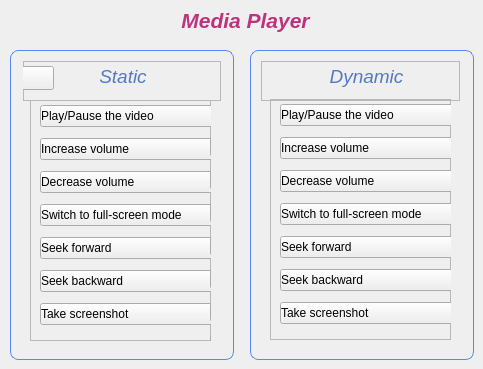
               <widget class="QWidget" name="Application_Gestures_Page1">
                <property name="styleSheet">
                 <string notr="true"/>
                </property>
                <widget class="QLabel" name="label_23">
                 <property name="geometry">
                  <rect>
                   <x>20</x>
                   <y>0</y>
                   <width>451</width>
                   <height>41</height>
                  </rect>
                 </property>
                 <property name="font">
                  <font>
                   <pointsize>16</pointsize>
                   <italic>true</italic>
                   <bold>true</bold>
                  </font>
                 </property>
                 <property name="styleSheet">
                  <string notr="true">color:rgb(190, 50, 125);</string>
                 </property>
                 <property name="text">
                  <string>Media Player</string>
                 </property>
                 <property name="alignment">
                  <set>Qt::AlignCenter</set>
                 </property>
                </widget>
                <widget class="QWidget" name="Applications_Page1_Right_Widget" native="true">
                 <property name="geometry">
                  <rect>
                   <x>250</x>
                   <y>50</y>
                   <width>224</width>
                   <height>310</height>
                  </rect>
                 </property>
                 <property name="styleSheet">
                  <string notr="true">#Applications_Page1_Right_Widget
{

border: 1px solid #568AF2;
    border-radius: 8px; 
}</string>
                 </property>
                 <widget class="QFrame" name="frame_3">
                  <property name="geometry">
                   <rect>
                    <x>20</x>
                    <y>49</y>
                    <width>181</width>
                    <height>241</height>
                   </rect>
                  </property>
                  <property name="styleSheet">
                   <string notr="true">text-align:left;</string>
                  </property>
                  <property name="frameShape">
                   <enum>QFrame::StyledPanel</enum>
                  </property>
                  <property name="frameShadow">
                   <enum>QFrame::Raised</enum>
                  </property>
                  <widget class="QWidget" name="layoutWidget_6">
                   <property name="geometry">
                    <rect>
                     <x>10</x>
                     <y>0</y>
                     <width>182</width>
                     <height>231</height>
                    </rect>
                   </property>
                   <layout class="QVBoxLayout" name="verticalLayout_25">
                    <item>
                     <widget class="QPushButton" name="pushButton_73">
                      <property name="sizePolicy">
                       <sizepolicy hsizetype="Minimum" vsizetype="Fixed">
                        <horstretch>1</horstretch>
                        <verstretch>0</verstretch>
                       </sizepolicy>
                      </property>
                      <property name="minimumSize">
                       <size>
                        <width>180</width>
                        <height>0</height>
                       </size>
                      </property>
                      <property name="text">
                       <string>Play/Pause the video</string>
                      </property>
                      <property name="icon">
                       <iconset resource="Resources.qrc">
                        <normaloff>:/Gestures/Icons2/10 hand gestures editted/0.png</normaloff>:/Gestures/Icons2/10 hand gestures editted/0.png</iconset>
                      </property>
                      <property name="iconSize">
                       <size>
                        <width>25</width>
                        <height>25</height>
                       </size>
                      </property>
                     </widget>
                    </item>
                    <item>
                     <widget class="QPushButton" name="pushButton_81">
                      <property name="minimumSize">
                       <size>
                        <width>180</width>
                        <height>0</height>
                       </size>
                      </property>
                      <property name="text">
                       <string>Increase volume</string>
                      </property>
                      <property name="icon">
                       <iconset resource="Resources.qrc">
                        <normaloff>:/Gestures/Icons2/10 hand gestures editted/4.png</normaloff>:/Gestures/Icons2/10 hand gestures editted/4.png</iconset>
                      </property>
                      <property name="iconSize">
                       <size>
                        <width>25</width>
                        <height>25</height>
                       </size>
                      </property>
                     </widget>
                    </item>
                    <item>
                     <widget class="QPushButton" name="pushButton_82">
                      <property name="minimumSize">
                       <size>
                        <width>180</width>
                        <height>0</height>
                       </size>
                      </property>
                      <property name="text">
                       <string>Decrease volume</string>
                      </property>
                      <property name="icon">
                       <iconset resource="Resources.qrc">
                        <normaloff>:/Gestures/Icons2/10 hand gestures editted/2.png</normaloff>:/Gestures/Icons2/10 hand gestures editted/2.png</iconset>
                      </property>
                      <property name="iconSize">
                       <size>
                        <width>25</width>
                        <height>25</height>
                       </size>
                      </property>
                     </widget>
                    </item>
                    <item>
                     <widget class="QPushButton" name="pushButton_83">
                      <property name="minimumSize">
                       <size>
                        <width>180</width>
                        <height>0</height>
                       </size>
                      </property>
                      <property name="text">
                       <string>Switch to full-screen mode</string>
                      </property>
                      <property name="icon">
                       <iconset resource="Resources.qrc">
                        <normaloff>:/Gestures/Icons2/10 hand gestures editted/3.png</normaloff>:/Gestures/Icons2/10 hand gestures editted/3.png</iconset>
                      </property>
                      <property name="iconSize">
                       <size>
                        <width>25</width>
                        <height>25</height>
                       </size>
                      </property>
                     </widget>
                    </item>
                    <item>
                     <widget class="QPushButton" name="pushButton_84">
                      <property name="minimumSize">
                       <size>
                        <width>180</width>
                        <height>0</height>
                       </size>
                      </property>
                      <property name="text">
                       <string>Seek forward</string>
                      </property>
                      <property name="icon">
                       <iconset resource="Resources.qrc">
                        <normaloff>:/Gestures/Icons2/10 hand gestures editted/6.png</normaloff>:/Gestures/Icons2/10 hand gestures editted/6.png</iconset>
                      </property>
                      <property name="iconSize">
                       <size>
                        <width>25</width>
                        <height>25</height>
                       </size>
                      </property>
                     </widget>
                    </item>
                    <item>
                     <widget class="QPushButton" name="pushButton_85">
                      <property name="minimumSize">
                       <size>
                        <width>180</width>
                        <height>0</height>
                       </size>
                      </property>
                      <property name="text">
                       <string>Seek backward</string>
                      </property>
                      <property name="icon">
                       <iconset resource="Resources.qrc">
                        <normaloff>:/Gestures/Icons2/10 hand gestures editted/6.png</normaloff>:/Gestures/Icons2/10 hand gestures editted/6.png</iconset>
                      </property>
                      <property name="iconSize">
                       <size>
                        <width>25</width>
                        <height>25</height>
                       </size>
                      </property>
                     </widget>
                    </item>
                    <item>
                     <widget class="QPushButton" name="pushButton_86">
                      <property name="minimumSize">
                       <size>
                        <width>180</width>
                        <height>0</height>
                       </size>
                      </property>
                      <property name="text">
                       <string>Take screenshot</string>
                      </property>
                      <property name="icon">
                       <iconset resource="Resources.qrc">
                        <normaloff>:/Gestures/Icons2/10 hand gestures editted/5.1.png</normaloff>:/Gestures/Icons2/10 hand gestures editted/5.1.png</iconset>
                      </property>
                      <property name="iconSize">
                       <size>
                        <width>25</width>
                        <height>25</height>
                       </size>
                      </property>
                     </widget>
                    </item>
                   </layout>
                  </widget>
                 </widget>
                 <widget class="QFrame" name="frame_9">
                  <property name="geometry">
                   <rect>
                    <x>11</x>
                    <y>11</y>
                    <width>199</width>
                    <height>40</height>
                   </rect>
                  </property>
                  <property name="maximumSize">
                   <size>
                    <width>16777215</width>
                    <height>50</height>
                   </size>
                  </property>
                  <property name="styleSheet">
                   <string notr="true"/>
                  </property>
                  <property name="frameShape">
                   <enum>QFrame::StyledPanel</enum>
                  </property>
                  <property name="frameShadow">
                   <enum>QFrame::Raised</enum>
                  </property>
                  <widget class="QLabel" name="label_12">
                   <property name="geometry">
                    <rect>
                     <x>40</x>
                     <y>0</y>
                     <width>131</width>
                     <height>31</height>
                    </rect>
                   </property>
                   <property name="font">
                    <font>
                     <pointsize>14</pointsize>
                     <italic>true</italic>
                     <bold>false</bold>
                    </font>
                   </property>
                   <property name="styleSheet">
                    <string notr="true">
color:#5479C4;</string>
                   </property>
                   <property name="text">
                    <string>Dynamic</string>
                   </property>
                   <property name="alignment">
                    <set>Qt::AlignCenter</set>
                   </property>
                  </widget>
                 </widget>
                </widget>
                <widget class="QWidget" name="Applications_Page1_Left_Widget" native="true">
                 <property name="geometry">
                  <rect>
                   <x>10</x>
                   <y>50</y>
                   <width>224</width>
                   <height>310</height>
                  </rect>
                 </property>
                 <property name="styleSheet">
                  <string notr="true">#Applications_Page1_Left_Widget
{

border: 1px solid #568AF2;
    border-radius: 8px; 
}</string>
                 </property>
                 <widget class="QFrame" name="frame_7">
                  <property name="geometry">
                   <rect>
                    <x>13</x>
                    <y>11</y>
                    <width>198</width>
                    <height>40</height>
                   </rect>
                  </property>
                  <property name="maximumSize">
                   <size>
                    <width>16777215</width>
                    <height>40</height>
                   </size>
                  </property>
                  <property name="styleSheet">
                   <string notr="true"/>
                  </property>
                  <property name="frameShape">
                   <enum>QFrame::StyledPanel</enum>
                  </property>
                  <property name="frameShadow">
                   <enum>QFrame::Raised</enum>
                  </property>
                  <widget class="QLabel" name="label_11">
                   <property name="geometry">
                    <rect>
                     <x>40</x>
                     <y>0</y>
                     <width>120</width>
                     <height>31</height>
                    </rect>
                   </property>
                   <property name="font">
                    <font>
                     <pointsize>14</pointsize>
                     <italic>true</italic>
                     <bold>false</bold>
                    </font>
                   </property>
                   <property name="styleSheet">
                    <string notr="true">color:#5479C4;</string>
                   </property>
                   <property name="text">
                    <string>Static</string>
                   </property>
                   <property name="alignment">
                    <set>Qt::AlignCenter</set>
                   </property>
                  </widget>
                  <widget class="QPushButton" name="BackButton1">
                   <property name="geometry">
                    <rect>
                     <x>-10</x>
                     <y>5</y>
                     <width>41</width>
                     <height>24</height>
                    </rect>
                   </property>
                   <property name="text">
                    <string/>
                   </property>
                   <property name="icon">
                    <iconset resource="Resources.qrc">
                     <normaloff>:/icons/Icons2/arrow-left.svg</normaloff>:/icons/Icons2/arrow-left.svg</iconset>
                   </property>
                   <property name="checkable">
                    <bool>true</bool>
                   </property>
                  </widget>
                 </widget>
                 <widget class="QFrame" name="frame_8">
                  <property name="geometry">
                   <rect>
                    <x>20</x>
                    <y>50</y>
                    <width>181</width>
                    <height>241</height>
                   </rect>
                  </property>
                  <property name="styleSheet">
                   <string notr="true">text-align:left;

</string>
                  </property>
                  <property name="frameShape">
                   <enum>QFrame::StyledPanel</enum>
                  </property>
                  <property name="frameShadow">
                   <enum>QFrame::Raised</enum>
                  </property>
                  <widget class="QWidget" name="layoutWidget">
                   <property name="geometry">
                    <rect>
                     <x>10</x>
                     <y>0</y>
                     <width>182</width>
                     <height>231</height>
                    </rect>
                   </property>
                   <layout class="QVBoxLayout" name="verticalLayout_22">
                    <item>
                     <widget class="QPushButton" name="pushButton_11">
                      <property name="sizePolicy">
                       <sizepolicy hsizetype="Minimum" vsizetype="Fixed">
                        <horstretch>1</horstretch>
                        <verstretch>0</verstretch>
                       </sizepolicy>
                      </property>
                      <property name="minimumSize">
                       <size>
                        <width>180</width>
                        <height>0</height>
                       </size>
                      </property>
                      <property name="text">
                       <string>Play/Pause the video</string>
                      </property>
                      <property name="icon">
                       <iconset resource="Resources.qrc">
                        <normaloff>:/Gestures/Icons2/10 hand gestures editted/0.png</normaloff>:/Gestures/Icons2/10 hand gestures editted/0.png</iconset>
                      </property>
                      <property name="iconSize">
                       <size>
                        <width>25</width>
                        <height>25</height>
                       </size>
                      </property>
                     </widget>
                    </item>
                    <item>
                     <widget class="QPushButton" name="pushButton_12">
                      <property name="minimumSize">
                       <size>
                        <width>180</width>
                        <height>0</height>
                       </size>
                      </property>
                      <property name="text">
                       <string>Increase volume</string>
                      </property>
                      <property name="icon">
                       <iconset resource="Resources.qrc">
                        <normaloff>:/Gestures/Icons2/10 hand gestures editted/4.png</normaloff>:/Gestures/Icons2/10 hand gestures editted/4.png</iconset>
                      </property>
                      <property name="iconSize">
                       <size>
                        <width>25</width>
                        <height>25</height>
                       </size>
                      </property>
                     </widget>
                    </item>
                    <item>
                     <widget class="QPushButton" name="pushButton_13">
                      <property name="minimumSize">
                       <size>
                        <width>180</width>
                        <height>0</height>
                       </size>
                      </property>
                      <property name="text">
                       <string>Decrease volume</string>
                      </property>
                      <property name="icon">
                       <iconset resource="Resources.qrc">
                        <normaloff>:/Gestures/Icons2/10 hand gestures editted/2.png</normaloff>:/Gestures/Icons2/10 hand gestures editted/2.png</iconset>
                      </property>
                      <property name="iconSize">
                       <size>
                        <width>25</width>
                        <height>25</height>
                       </size>
                      </property>
                     </widget>
                    </item>
                    <item>
                     <widget class="QPushButton" name="pushButton_14">
                      <property name="minimumSize">
                       <size>
                        <width>180</width>
                        <height>0</height>
                       </size>
                      </property>
                      <property name="text">
                       <string>Switch to full-screen mode</string>
                      </property>
                      <property name="icon">
                       <iconset resource="Resources.qrc">
                        <normaloff>:/Gestures/Icons2/10 hand gestures editted/3.png</normaloff>:/Gestures/Icons2/10 hand gestures editted/3.png</iconset>
                      </property>
                      <property name="iconSize">
                       <size>
                        <width>25</width>
                        <height>25</height>
                       </size>
                      </property>
                     </widget>
                    </item>
                    <item>
                     <widget class="QPushButton" name="pushButton_15">
                      <property name="minimumSize">
                       <size>
                        <width>180</width>
                        <height>0</height>
                       </size>
                      </property>
                      <property name="text">
                       <string>Seek forward</string>
                      </property>
                      <property name="icon">
                       <iconset resource="Resources.qrc">
                        <normaloff>:/Gestures/Icons2/10 hand gestures editted/6.png</normaloff>:/Gestures/Icons2/10 hand gestures editted/6.png</iconset>
                      </property>
                      <property name="iconSize">
                       <size>
                        <width>25</width>
                        <height>25</height>
                       </size>
                      </property>
                     </widget>
                    </item>
                    <item>
                     <widget class="QPushButton" name="pushButton_16">
                      <property name="minimumSize">
                       <size>
                        <width>180</width>
                        <height>0</height>
                       </size>
                      </property>
                      <property name="text">
                       <string>Seek backward</string>
                      </property>
                      <property name="icon">
                       <iconset resource="Resources.qrc">
                        <normaloff>:/Gestures/Icons2/10 hand gestures editted/6.png</normaloff>:/Gestures/Icons2/10 hand gestures editted/6.png</iconset>
                      </property>
                      <property name="iconSize">
                       <size>
                        <width>25</width>
                        <height>25</height>
                       </size>
                      </property>
                     </widget>
                    </item>
                    <item>
                     <widget class="QPushButton" name="pushButton_17">
                      <property name="minimumSize">
                       <size>
                        <width>180</width>
                        <height>0</height>
                       </size>
                      </property>
                      <property name="text">
                       <string>Take screenshot</string>
                      </property>
                      <property name="icon">
                       <iconset resource="Resources.qrc">
                        <normaloff>:/Gestures/Icons2/10 hand gestures editted/5.1.png</normaloff>:/Gestures/Icons2/10 hand gestures editted/5.1.png</iconset>
                      </property>
                      <property name="iconSize">
                       <size>
                        <width>25</width>
                        <height>25</height>
                       </size>
                      </property>
                     </widget>
                    </item>
                   </layout>
                  </widget>
                  <widget class="QWidget" name="layoutWidget_2">
                   <property name="geometry">
                    <rect>
                     <x>180</x>
                     <y>30</y>
                     <width>182</width>
                     <height>231</height>
                    </rect>
                   </property>
                   <layout class="QVBoxLayout" name="verticalLayout_23">
                    <item>
                     <widget class="QPushButton" name="pushButton_18">
                      <property name="sizePolicy">
                       <sizepolicy hsizetype="Minimum" vsizetype="Fixed">
                        <horstretch>1</horstretch>
                        <verstretch>0</verstretch>
                       </sizepolicy>
                      </property>
                      <property name="minimumSize">
                       <size>
                        <width>180</width>
                        <height>0</height>
                       </size>
                      </property>
                      <property name="text">
                       <string>Play/Pause the video</string>
                      </property>
                      <property name="icon">
                       <iconset resource="Resources.qrc">
                        <normaloff>:/Gestures/Icons2/10 hand gestures editted/0.png</normaloff>:/Gestures/Icons2/10 hand gestures editted/0.png</iconset>
                      </property>
                      <property name="iconSize">
                       <size>
                        <width>25</width>
                        <height>25</height>
                       </size>
                      </property>
                     </widget>
                    </item>
                    <item>
                     <widget class="QPushButton" name="pushButton_19">
                      <property name="minimumSize">
                       <size>
                        <width>180</width>
                        <height>0</height>
                       </size>
                      </property>
                      <property name="text">
                       <string>Increase volume</string>
                      </property>
                      <property name="icon">
                       <iconset resource="Resources.qrc">
                        <normaloff>:/Gestures/Icons2/10 hand gestures editted/4.png</normaloff>:/Gestures/Icons2/10 hand gestures editted/4.png</iconset>
                      </property>
                      <property name="iconSize">
                       <size>
                        <width>25</width>
                        <height>25</height>
                       </size>
                      </property>
                     </widget>
                    </item>
                    <item>
                     <widget class="QPushButton" name="pushButton_20">
                      <property name="minimumSize">
                       <size>
                        <width>180</width>
                        <height>0</height>
                       </size>
                      </property>
                      <property name="text">
                       <string>Decrease volume</string>
                      </property>
                      <property name="icon">
                       <iconset resource="Resources.qrc">
                        <normaloff>:/Gestures/Icons2/10 hand gestures editted/2.png</normaloff>:/Gestures/Icons2/10 hand gestures editted/2.png</iconset>
                      </property>
                      <property name="iconSize">
                       <size>
                        <width>25</width>
                        <height>25</height>
                       </size>
                      </property>
                     </widget>
                    </item>
                    <item>
                     <widget class="QPushButton" name="pushButton_21">
                      <property name="minimumSize">
                       <size>
                        <width>180</width>
                        <height>0</height>
                       </size>
                      </property>
                      <property name="text">
                       <string>Switch to full-screen mode</string>
                      </property>
                      <property name="icon">
                       <iconset resource="Resources.qrc">
                        <normaloff>:/Gestures/Icons2/10 hand gestures editted/3.png</normaloff>:/Gestures/Icons2/10 hand gestures editted/3.png</iconset>
                      </property>
                      <property name="iconSize">
                       <size>
                        <width>25</width>
                        <height>25</height>
                       </size>
                      </property>
                     </widget>
                    </item>
                    <item>
                     <widget class="QPushButton" name="pushButton_52">
                      <property name="minimumSize">
                       <size>
                        <width>180</width>
                        <height>0</height>
                       </size>
                      </property>
                      <property name="text">
                       <string>Seek forward</string>
                      </property>
                      <property name="icon">
                       <iconset resource="Resources.qrc">
                        <normaloff>:/Gestures/Icons2/10 hand gestures editted/6.png</normaloff>:/Gestures/Icons2/10 hand gestures editted/6.png</iconset>
                      </property>
                      <property name="iconSize">
                       <size>
                        <width>25</width>
                        <height>25</height>
                       </size>
                      </property>
                     </widget>
                    </item>
                    <item>
                     <widget class="QPushButton" name="pushButton_53">
                      <property name="minimumSize">
                       <size>
                        <width>180</width>
                        <height>0</height>
                       </size>
                      </property>
                      <property name="text">
                       <string>Seek backward</string>
                      </property>
                      <property name="icon">
                       <iconset resource="Resources.qrc">
                        <normaloff>:/Gestures/Icons2/10 hand gestures editted/6.png</normaloff>:/Gestures/Icons2/10 hand gestures editted/6.png</iconset>
                      </property>
                      <property name="iconSize">
                       <size>
                        <width>25</width>
                        <height>25</height>
                       </size>
                      </property>
                     </widget>
                    </item>
                    <item>
                     <widget class="QPushButton" name="pushButton_55">
                      <property name="minimumSize">
                       <size>
                        <width>180</width>
                        <height>0</height>
                       </size>
                      </property>
                      <property name="text">
                       <string>Take screenshot</string>
                      </property>
                      <property name="icon">
                       <iconset resource="Resources.qrc">
                        <normaloff>:/Gestures/Icons2/10 hand gestures editted/5.1.png</normaloff>:/Gestures/Icons2/10 hand gestures editted/5.1.png</iconset>
                      </property>
                      <property name="iconSize">
                       <size>
                        <width>25</width>
                        <height>25</height>
                       </size>
                      </property>
                     </widget>
                    </item>
                   </layout>
                  </widget>
                 </widget>
                </widget>
               </widget>
